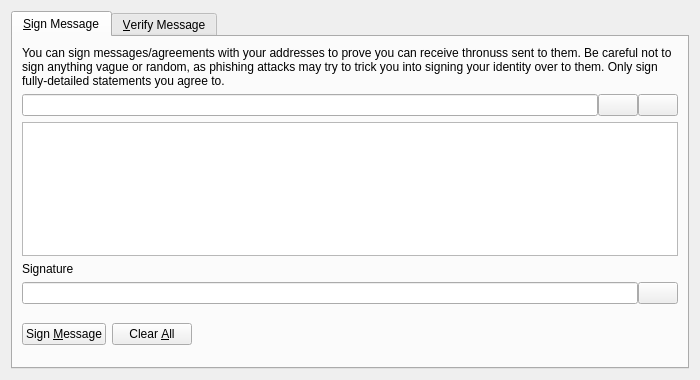
<?xml version="1.0" encoding="UTF-8"?>
<ui version="4.0">
 <class>SignVerifyMessageDialog</class>
 <widget class="QDialog" name="SignVerifyMessageDialog">
  <property name="geometry">
   <rect>
    <x>0</x>
    <y>0</y>
    <width>700</width>
    <height>380</height>
   </rect>
  </property>
  <property name="windowTitle">
   <string>Signatures - Sign / Verify a Message</string>
  </property>
  <property name="modal">
   <bool>true</bool>
  </property>
  <layout class="QVBoxLayout" name="verticalLayout">
   <item>
    <widget class="QTabWidget" name="tabWidget">
     <property name="currentIndex">
      <number>0</number>
     </property>
     <widget class="QWidget" name="tabSignMessage">
      <attribute name="title">
       <string>&amp;Sign Message</string>
      </attribute>
      <layout class="QVBoxLayout" name="verticalLayout_SM">
       <item>
        <widget class="QLabel" name="infoLabel_SM">
         <property name="text">
          <string>You can sign messages/agreements with your addresses to prove you can receive thronuss sent to them. Be careful not to sign anything vague or random, as phishing attacks may try to trick you into signing your identity over to them. Only sign fully-detailed statements you agree to.</string>
         </property>
         <property name="textFormat">
          <enum>Qt::PlainText</enum>
         </property>
         <property name="wordWrap">
          <bool>true</bool>
         </property>
        </widget>
       </item>
       <item>
        <layout class="QHBoxLayout" name="horizontalLayout_1_SM">
         <property name="spacing">
          <number>0</number>
         </property>
         <item>
          <widget class="QValidatedLineEdit" name="addressIn_SM">
           <property name="toolTip">
            <string>The Thronus address to sign the message with</string>
           </property>
          </widget>
         </item>
         <item>
          <widget class="QPushButton" name="addressBookButton_SM">
           <property name="toolTip">
            <string>Choose previously used address</string>
           </property>
           <property name="text">
            <string/>
           </property>
           <property name="icon">
            <iconset resource="../bitcoin.qrc">
             <normaloff>:/icons/address-book</normaloff>:/icons/address-book</iconset>
           </property>
           <property name="shortcut">
            <string>Alt+A</string>
           </property>
           <property name="autoDefault">
            <bool>false</bool>
           </property>
          </widget>
         </item>
         <item>
          <widget class="QPushButton" name="pasteButton_SM">
           <property name="toolTip">
            <string>Paste address from clipboard</string>
           </property>
           <property name="text">
            <string/>
           </property>
           <property name="icon">
            <iconset resource="../bitcoin.qrc">
             <normaloff>:/icons/editpaste</normaloff>:/icons/editpaste</iconset>
           </property>
           <property name="shortcut">
            <string>Alt+P</string>
           </property>
           <property name="autoDefault">
            <bool>false</bool>
           </property>
          </widget>
         </item>
        </layout>
       </item>
       <item>
        <widget class="QPlainTextEdit" name="messageIn_SM">
         <property name="toolTip">
          <string>Enter the message you want to sign here</string>
         </property>
        </widget>
       </item>
       <item>
        <widget class="QLabel" name="signatureLabel_SM">
         <property name="text">
          <string>Signature</string>
         </property>
         <property name="textFormat">
          <enum>Qt::PlainText</enum>
         </property>
        </widget>
       </item>
       <item>
        <layout class="QHBoxLayout" name="horizontalLayout_2_SM">
         <property name="spacing">
          <number>0</number>
         </property>
         <item>
          <widget class="QLineEdit" name="signatureOut_SM">
           <property name="font">
            <font>
             <italic>true</italic>
            </font>
           </property>
           <property name="readOnly">
            <bool>true</bool>
           </property>
          </widget>
         </item>
         <item>
          <widget class="QPushButton" name="copySignatureButton_SM">
           <property name="toolTip">
            <string>Copy the current signature to the system clipboard</string>
           </property>
           <property name="text">
            <string/>
           </property>
           <property name="icon">
            <iconset resource="../bitcoin.qrc">
             <normaloff>:/icons/editcopy</normaloff>:/icons/editcopy</iconset>
           </property>
           <property name="autoDefault">
            <bool>false</bool>
           </property>
          </widget>
         </item>
        </layout>
       </item>
       <item>
        <layout class="QHBoxLayout" name="horizontalLayout_3_SM">
         <item>
          <widget class="QPushButton" name="signMessageButton_SM">
           <property name="toolTip">
            <string>Sign the message to prove you own this Thronus address</string>
           </property>
           <property name="text">
            <string>Sign &amp;Message</string>
           </property>
           <property name="icon">
            <iconset resource="../bitcoin.qrc">
             <normaloff>:/icons/edit</normaloff>:/icons/edit</iconset>
           </property>
           <property name="autoDefault">
            <bool>false</bool>
           </property>
          </widget>
         </item>
         <item>
          <widget class="QPushButton" name="clearButton_SM">
           <property name="toolTip">
            <string>Reset all sign message fields</string>
           </property>
           <property name="text">
            <string>Clear &amp;All</string>
           </property>
           <property name="icon">
            <iconset resource="../bitcoin.qrc">
             <normaloff>:/icons/remove</normaloff>:/icons/remove</iconset>
           </property>
           <property name="autoDefault">
            <bool>false</bool>
           </property>
          </widget>
         </item>
         <item>
          <spacer name="horizontalSpacer_1_SM">
           <property name="orientation">
            <enum>Qt::Horizontal</enum>
           </property>
           <property name="sizeHint" stdset="0">
            <size>
             <width>40</width>
             <height>48</height>
            </size>
           </property>
          </spacer>
         </item>
         <item>
          <widget class="QLabel" name="statusLabel_SM">
           <property name="font">
            <font>
             <weight>75</weight>
             <bold>true</bold>
            </font>
           </property>
           <property name="text">
            <string/>
           </property>
           <property name="wordWrap">
            <bool>true</bool>
           </property>
          </widget>
         </item>
         <item>
          <spacer name="horizontalSpacer_2_SM">
           <property name="orientation">
            <enum>Qt::Horizontal</enum>
           </property>
           <property name="sizeHint" stdset="0">
            <size>
             <width>40</width>
             <height>48</height>
            </size>
           </property>
          </spacer>
         </item>
        </layout>
       </item>
      </layout>
     </widget>
     <widget class="QWidget" name="tabVerifyMessage">
      <attribute name="title">
       <string>&amp;Verify Message</string>
      </attribute>
      <layout class="QVBoxLayout" name="verticalLayout_VM">
       <item>
        <widget class="QLabel" name="infoLabel_VM">
         <property name="text">
          <string>Enter the receiver's address, message (ensure you copy line breaks, spaces, tabs, etc. exactly) and signature below to verify the message. Be careful not to read more into the signature than what is in the signed message itself, to avoid being tricked by a man-in-the-middle attack. Note that this only proves the signing party receives with the address, it cannot prove sendership of any transaction!</string>
         </property>
         <property name="textFormat">
          <enum>Qt::PlainText</enum>
         </property>
         <property name="alignment">
          <set>Qt::AlignLeading|Qt::AlignLeft|Qt::AlignTop</set>
         </property>
         <property name="wordWrap">
          <bool>true</bool>
         </property>
        </widget>
       </item>
       <item>
        <layout class="QHBoxLayout" name="horizontalLayout_1_VM">
         <property name="spacing">
          <number>0</number>
         </property>
         <item>
          <widget class="QValidatedLineEdit" name="addressIn_VM">
           <property name="toolTip">
            <string>The Thronus address the message was signed with</string>
           </property>
          </widget>
         </item>
         <item>
          <widget class="QPushButton" name="addressBookButton_VM">
           <property name="toolTip">
            <string>Choose previously used address</string>
           </property>
           <property name="text">
            <string/>
           </property>
           <property name="icon">
            <iconset resource="../bitcoin.qrc">
             <normaloff>:/icons/address-book</normaloff>:/icons/address-book</iconset>
           </property>
           <property name="shortcut">
            <string>Alt+A</string>
           </property>
           <property name="autoDefault">
            <bool>false</bool>
           </property>
          </widget>
         </item>
        </layout>
       </item>
       <item>
        <widget class="QPlainTextEdit" name="messageIn_VM"/>
       </item>
       <item>
        <widget class="QValidatedLineEdit" name="signatureIn_VM"/>
       </item>
       <item>
        <layout class="QHBoxLayout" name="horizontalLayout_2_VM">
         <item>
          <widget class="QPushButton" name="verifyMessageButton_VM">
           <property name="toolTip">
            <string>Verify the message to ensure it was signed with the specified Thronus address</string>
           </property>
           <property name="text">
            <string>Verify &amp;Message</string>
           </property>
           <property name="icon">
            <iconset resource="../bitcoin.qrc">
             <normaloff>:/icons/transaction_0</normaloff>:/icons/transaction_0</iconset>
           </property>
           <property name="autoDefault">
            <bool>false</bool>
           </property>
          </widget>
         </item>
         <item>
          <widget class="QPushButton" name="clearButton_VM">
           <property name="toolTip">
            <string>Reset all verify message fields</string>
           </property>
           <property name="text">
            <string>Clear &amp;All</string>
           </property>
           <property name="icon">
            <iconset resource="../bitcoin.qrc">
             <normaloff>:/icons/remove</normaloff>:/icons/remove</iconset>
           </property>
           <property name="autoDefault">
            <bool>false</bool>
           </property>
          </widget>
         </item>
         <item>
          <spacer name="horizontalSpacer_1_VM">
           <property name="orientation">
            <enum>Qt::Horizontal</enum>
           </property>
           <property name="sizeHint" stdset="0">
            <size>
             <width>40</width>
             <height>48</height>
            </size>
           </property>
          </spacer>
         </item>
         <item>
          <widget class="QLabel" name="statusLabel_VM">
           <property name="font">
            <font>
             <weight>75</weight>
             <bold>true</bold>
            </font>
           </property>
           <property name="text">
            <string/>
           </property>
           <property name="wordWrap">
            <bool>true</bool>
           </property>
          </widget>
         </item>
         <item>
          <spacer name="horizontalSpacer_2_VM">
           <property name="orientation">
            <enum>Qt::Horizontal</enum>
           </property>
           <property name="sizeHint" stdset="0">
            <size>
             <width>40</width>
             <height>48</height>
            </size>
           </property>
          </spacer>
         </item>
        </layout>
       </item>
      </layout>
     </widget>
    </widget>
   </item>
  </layout>
 </widget>
 <customwidgets>
  <customwidget>
   <class>QValidatedLineEdit</class>
   <extends>QLineEdit</extends>
   <header>qvalidatedlineedit.h</header>
  </customwidget>
 </customwidgets>
 <resources>
  <include location="../bitcoin.qrc"/>
 </resources>
 <connections/>
</ui>
